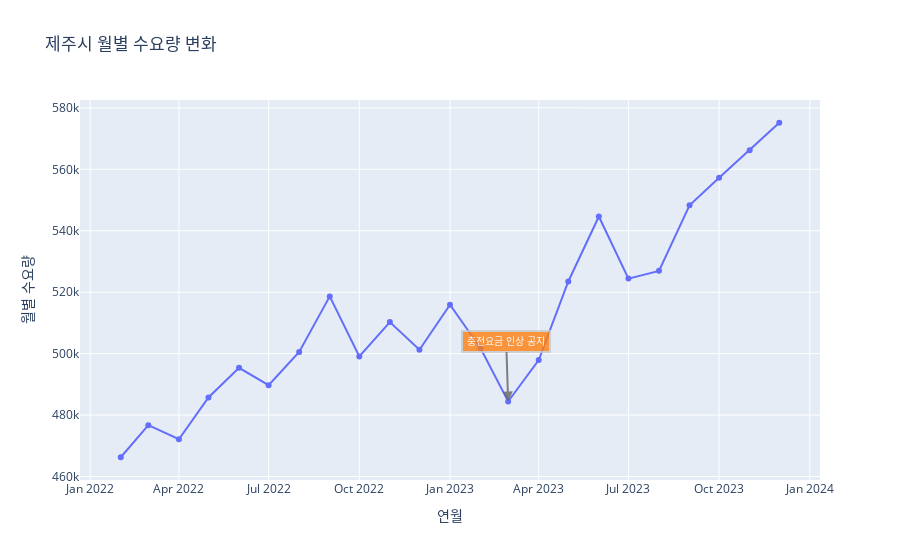
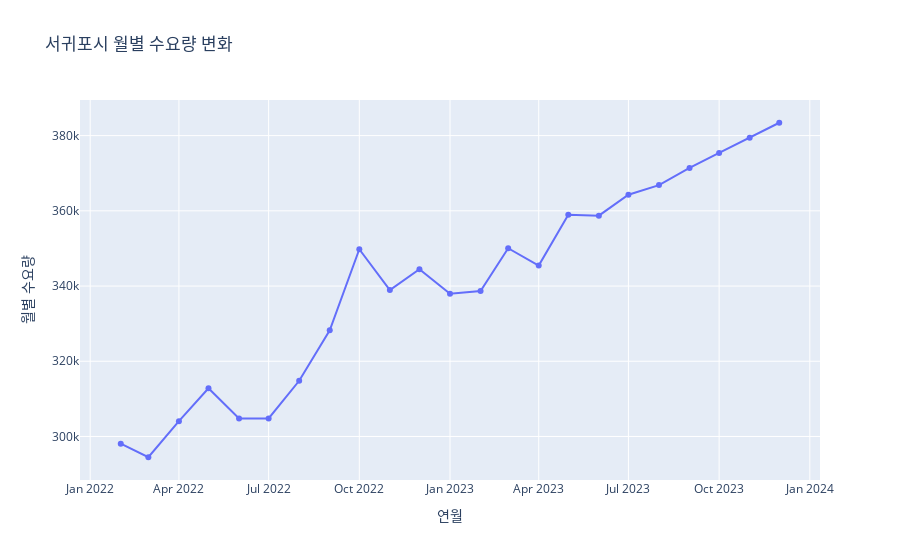
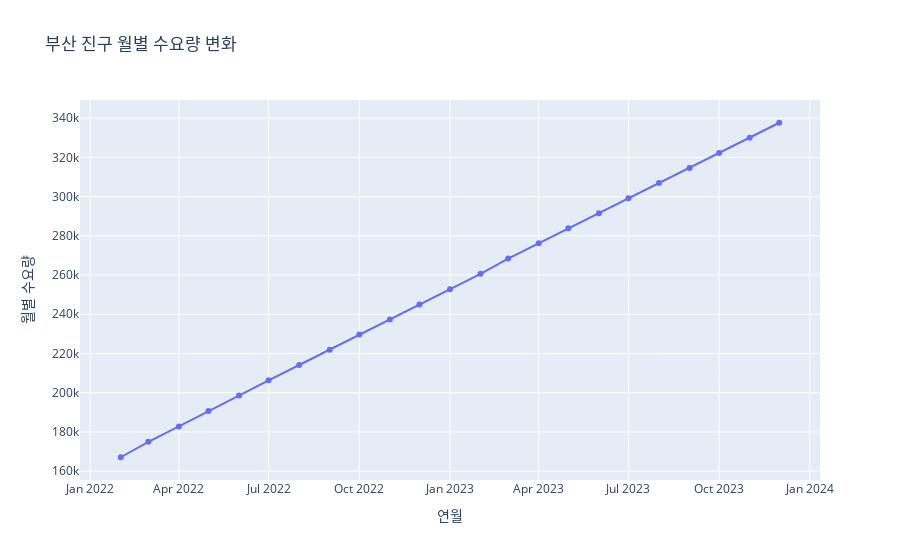
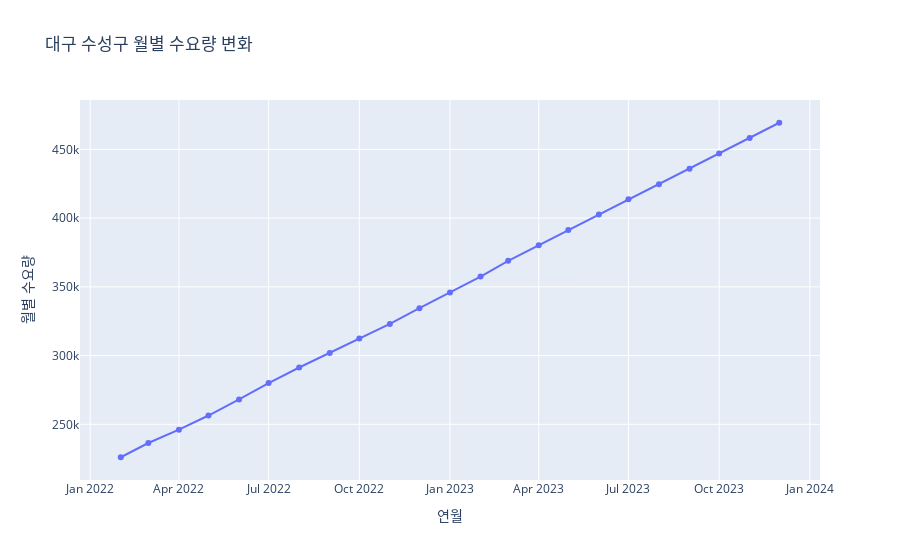

The cell these charts' notebook holds for them, in order:
### Code cell
fig2.show()
fig3.show()
fig4.show()
fig5.show()
fig6.show()

### Figure 1 — Plotly figure (JSON) as saved in the notebook; plotly's stock layout.template omitted (floating-point values rounded to 4 significant figures)
{"data": [{"hovertemplate": "연월=%{x}<br>월별 수요량=%{y}<extra></extra>", "legendgroup": "", "line": {"color": "#636efa", "dash": "solid"}, "marker": {"symbol": "circle"}, "mode": "lines+markers", "name": "", "orientation": "v", "showlegend": false, "type": "scatter", "x": ["2022-2", "2022-3", "2022-4", "2022-5", "2022-6", "2022-7", "2022-8", "2022-9", "2022-10", "2022-11", "2022-12", "2023-1", "2023-2", "2023-3", "2023-4", "2023-5", "2023-6", "2023-7", "2023-8", "2023-9", "2023-10", "2023-11", "2023-12"], "xaxis": "x", "y": [466280, 476711, 472152, 485724, 495381, 489741, 500534, 518640, 499100, 510267, 501291, 515936, 501766, 484431, 497895, 523488, 544633, 524424, 526947, 548301, 557253, 566205, 575156], "yaxis": "y"}], "layout": {"annotations": [{"align": "center", "arrowcolor": "#636363", "arrowhead": 2, "arrowsize": 1, "arrowwidth": 2, "ax": -2, "ay": -60, "bgcolor": "#ff7f0e", "bordercolor": "#c7c7c7", "borderpad": 4, "borderwidth": 2, "font": {"color": "#ffffff", "family": "Courier New, monospace", "size": 10}, "opacity": 0.8, "showarrow": true, "text": "충전요금 인상 공지", "x": "2023-03", "xref": "x", "y": "484431", "yref": "y"}], "legend": {"tracegroupgap": 0}, "title": {"text": "제주시 월별 수요량 변화"}, "xaxis": {"anchor": "y", "domain": [0, 1], "title": {"text": "연월"}}, "yaxis": {"anchor": "x", "domain": [0, 1], "title": {"text": "월별 수요량"}}}}

### Figure 2 — Plotly figure (JSON) as saved in the notebook; plotly's stock layout.template omitted (floating-point values rounded to 4 significant figures)
{"data": [{"hovertemplate": "연월=%{x}<br>월별 수요량=%{y}<extra></extra>", "legendgroup": "", "line": {"color": "#636efa", "dash": "solid"}, "marker": {"symbol": "circle"}, "mode": "lines+markers", "name": "", "orientation": "v", "showlegend": false, "type": "scatter", "x": ["2022-2", "2022-3", "2022-4", "2022-5", "2022-6", "2022-7", "2022-8", "2022-9", "2022-10", "2022-11", "2022-12", "2023-1", "2023-2", "2023-3", "2023-4", "2023-5", "2023-6", "2023-7", "2023-8", "2023-9", "2023-10", "2023-11", "2023-12"], "xaxis": "x", "y": [298074, 294475, 304064, 312821, 304771, 304782, 314810, 328255, 349779, 338920, 344463, 337970, 338686, 350050, 345455, 358951, 358718, 364280, 366844, 371404, 375411, 379417, 383423], "yaxis": "y"}], "layout": {"legend": {"tracegroupgap": 0}, "title": {"text": "서귀포시 월별 수요량 변화"}, "xaxis": {"anchor": "y", "domain": [0, 1], "title": {"text": "연월"}}, "yaxis": {"anchor": "x", "domain": [0, 1], "title": {"text": "월별 수요량"}}}}

### Figure 3 — Plotly figure (JSON) as saved in the notebook; plotly's stock layout.template omitted (floating-point values rounded to 4 significant figures)
{"data": [{"hovertemplate": "연월=%{x}<br>월별 수요량=%{y}<extra></extra>", "legendgroup": "", "line": {"color": "#636efa", "dash": "solid"}, "marker": {"symbol": "circle"}, "mode": "lines+markers", "name": "", "orientation": "v", "showlegend": false, "type": "scatter", "x": ["2022-2", "2022-3", "2022-4", "2022-5", "2022-6", "2022-7", "2022-8", "2022-9", "2022-10", "2022-11", "2022-12", "2023-1", "2023-2", "2023-3", "2023-4", "2023-5", "2023-6", "2023-7", "2023-8", "2023-9", "2023-10", "2023-11", "2023-12"], "xaxis": "x", "y": [167090, 174948, 182805, 190629, 198551, 206340, 214128, 221916, 229664, 237333, 245013, 252824, 260634, 268443, 276251, 283938, 291581, 299222, 306925, 314623, 322308, 329993, 337677], "yaxis": "y"}], "layout": {"legend": {"tracegroupgap": 0}, "title": {"text": "부산 진구 월별 수요량 변화"}, "xaxis": {"anchor": "y", "domain": [0, 1], "title": {"text": "연월"}}, "yaxis": {"anchor": "x", "domain": [0, 1], "title": {"text": "월별 수요량"}}}}

### Figure 4 — Plotly figure (JSON) as saved in the notebook; plotly's stock layout.template omitted (floating-point values rounded to 4 significant figures)
{"data": [{"hovertemplate": "연월=%{x}<br>월별 수요량=%{y}<extra></extra>", "legendgroup": "", "line": {"color": "#636efa", "dash": "solid"}, "marker": {"symbol": "circle"}, "mode": "lines+markers", "name": "", "orientation": "v", "showlegend": false, "type": "scatter", "x": ["2022-2", "2022-3", "2022-4", "2022-5", "2022-6", "2022-7", "2022-8", "2022-9", "2022-10", "2022-11", "2022-12", "2023-1", "2023-2", "2023-3", "2023-4", "2023-5", "2023-6", "2023-7", "2023-8", "2023-9", "2023-10", "2023-11", "2023-12"], "xaxis": "x", "y": [226052, 236418, 246136, 256407, 268079, 280042, 291336, 301901, 312426, 323066, 334518, 345971, 357505, 368944, 380213, 391447, 402649, 413665, 424652, 435938, 447084, 458229, 469375], "yaxis": "y"}], "layout": {"legend": {"tracegroupgap": 0}, "title": {"text": "대구 수성구 월별 수요량 변화"}, "xaxis": {"anchor": "y", "domain": [0, 1], "title": {"text": "연월"}}, "yaxis": {"anchor": "x", "domain": [0, 1], "title": {"text": "월별 수요량"}}}}
